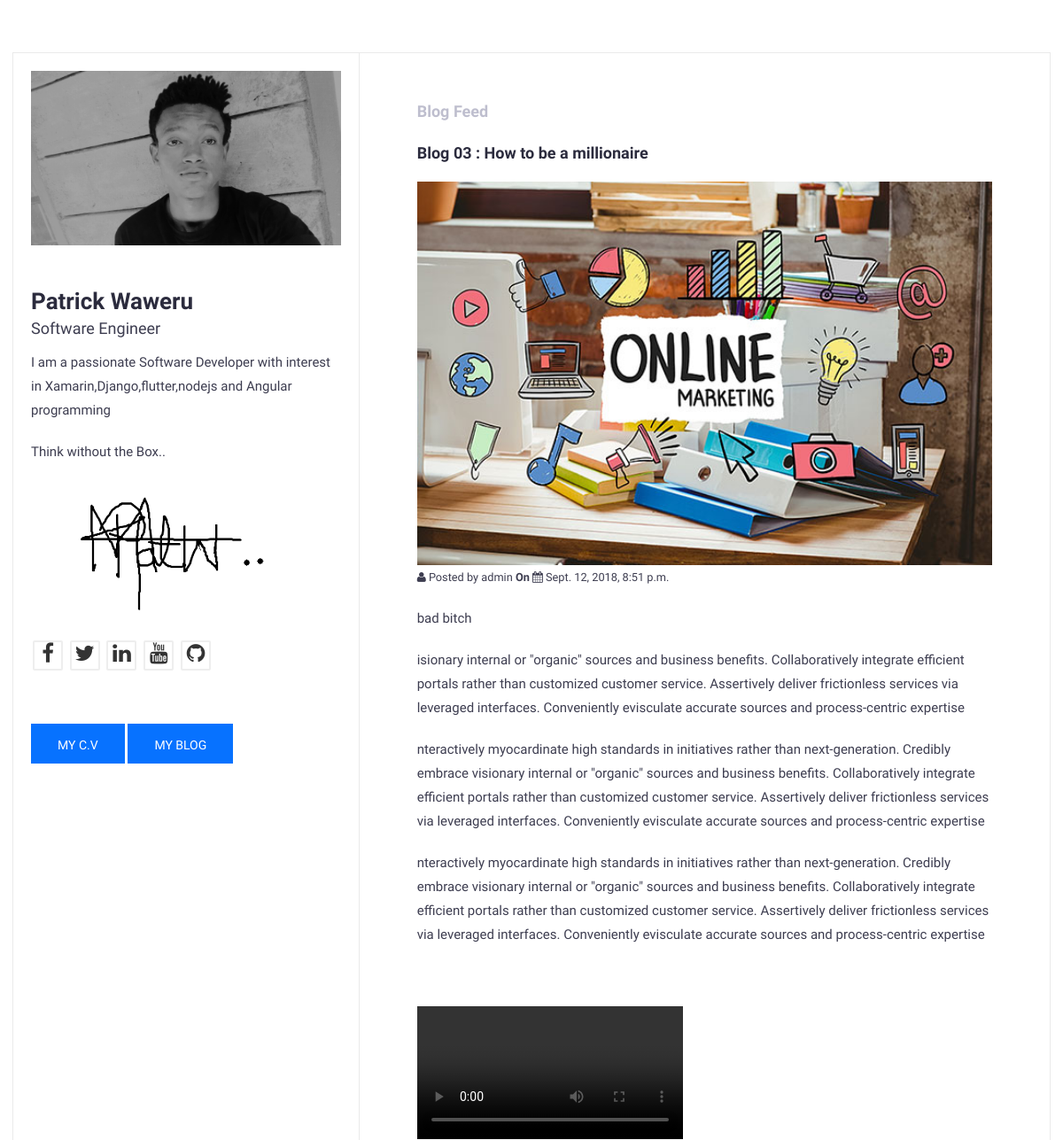
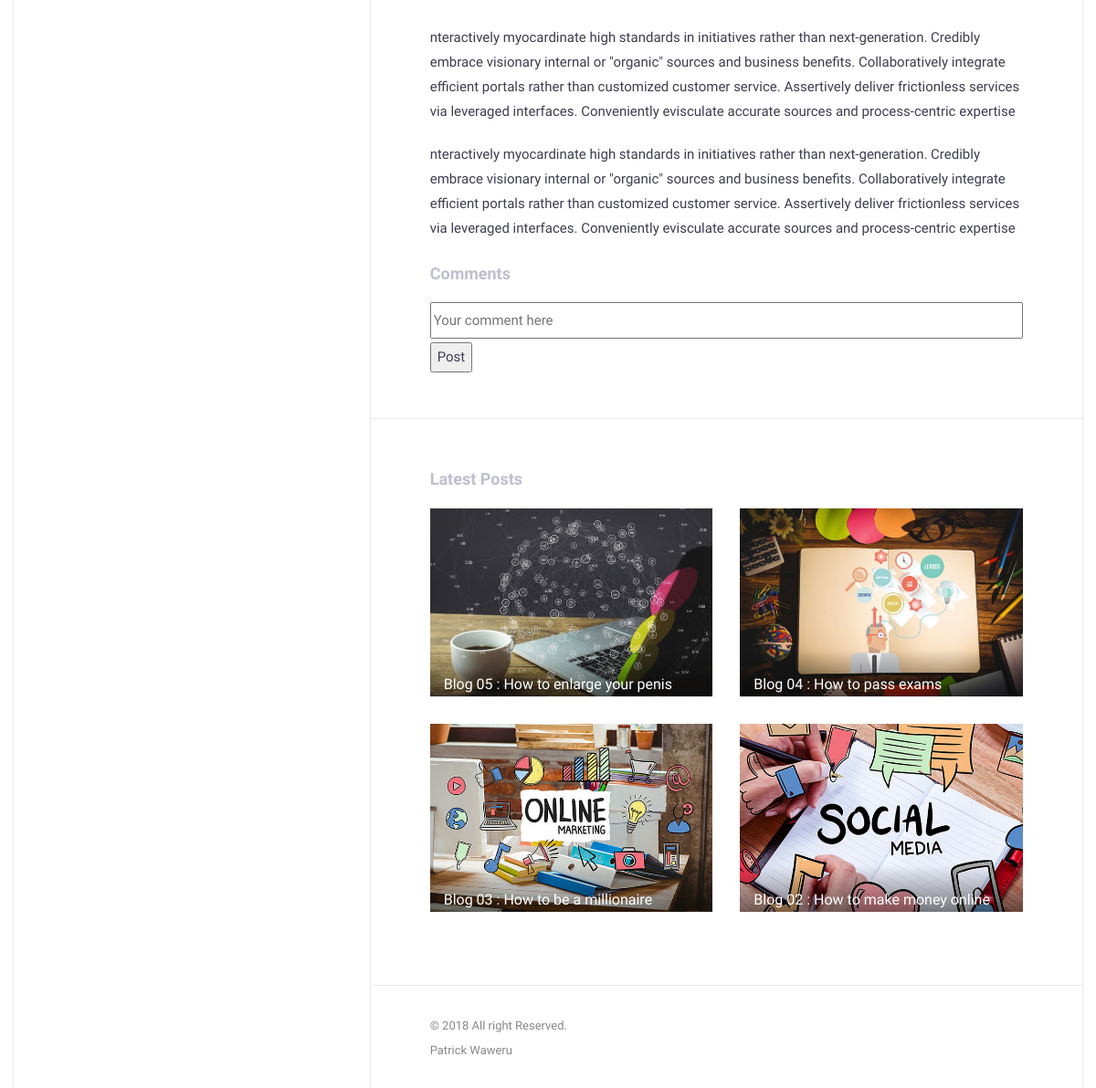
The app's page /blog/2018/09/12/blog-03-how-be-millionaire/ with its own data (2 pictures, top to bottom).
### blog/models.py (models this page shows, shortened)
class Post(models.Model):
    STATUS_CHOICES = (
        ('draft', 'Draft'),
        ('published', 'Published'),
    )
    title = models.CharField(max_length=250)
    slug = models.SlugField(max_length=250, unique_for_date='publish')
    author = models.ForeignKey(User, related_name='blog_posts')
    imagew600h400 = models.ImageField()
    content = HTMLField('Content')
    publish = models.DateTimeField(default=timezone.now)
    created = models.DateTimeField(auto_now_add=True)
    updated = models.DateTimeField(auto_now=True)
    status = models.CharField(max_length=10, choices=STATUS_CHOICES, default='draft')
    objects = models.Manager()
    published = PublishedManager()
    class Meta:
        ordering = ('-publish',)
    def get_absolute_url(self):
        return reverse('blog:post_detail_view', args=[self.publish.year, self.publish.strftime('%m'),self.publish.strftime('%d'),self.slug])

### blog/views.py (the view)
def post_detail_view(request, year, month, day, post):
    object_list = Post.published.all()
    paginator = Paginator(object_list, 4) # 4 posts in each page
    page = request.GET.get('page')
    try:
        posts = paginator.page(page)
    except PageNotAnInteger:    # If page is not an integer deliver the first page
        posts = paginator.page(1)
    except EmptyPage:        # If page is out of range deliver last page of results
        posts = paginator.page(paginator.num_pages)
    post = get_object_or_404(Post, slug=post, status='published', publish__year=year, publish__month=month, publish__day=day)
    return render(request, 'blog/detail.html', {'post': post,'posts': posts})

### blog/models.py (called while the page is built)
    def get_queryset(self):
        return super(PublishedManager,self).get_queryset().filter(status='published')

### blog/templates/blog/detail.html (shortened to what this page needs)
{% extends "blog/master.html" %}
{% load static %}
{% block content %}
    <div class="row">
        <div class="col-md-12">
            <div class="expertise-item">
                <h2>{{ post.title }}</h2>
                <img style="width:100%" src="{{ post.imagew600h400.url }}" alt="">
                <small> <i class="fa fa-user" aria-hidden="true"></i> Posted by {{ post.author }} <b>On</b>
                    <i class="fa fa-calendar" aria-hidden="true"></i> {{ post.publish }}
                </small>
                <p> {{ post.content |safe }} </p>
            </div>
        </div>
    </div>
    <div class="section-title">
        <h2>Comments</h2>
    </div>
    <form>
        <input style="width:100%"  placeholder="Your comment here">
        <button style="margin-top:4px;" type="submit">Post</button>
    </form>
{% endblock %}

### blog/templates/blog/master.html (shortened to what this page needs)
{% load static %}
<!DOCTYPE html>
<html>
<head>
    <link href="{% static 'css/font-awesome.min.css' %}" rel="stylesheet">
    <link href="{% static 'css/bootstrap.min.css' %}" rel="stylesheet">
    <link href="{% static 'css/style.css' %}" rel="stylesheet">
</head>
<body id="page-top" data-spy="scroll" data-target=".navbar">
<div id="main-wrapper">
<div class="columns-block container">
<div class="left-col-block blocks">
    <header class="header theiaStickySidebar">
        <div class="profile-img">
            <img src="{% static 'img/img-profile.jpg' %}" class="img-responsive" alt=""/>
        </div>
        <div class="content">
            <h1>Patrick Waweru</h1>
            <span class="lead">Software Engineer</span>
            <div class="about-text">
                <p>
                I am a passionate Software Developer with interest in Xamarin,Django,flutter,nodejs and Angular programming
                </p>
                <p>Think without the Box..</p>
                <p><img src="{% static 'img/signature.png' %}" alt="" class="img-responsive"/></p>
            </div>
            <ul class="social-icon">
                <li><a href="#"><i class="fa fa-2x fa-facebook" aria-hidden="true"></i></a></li>
                <li><a href="#"><i class="fa fa-2x fa-twitter" aria-hidden="true"></i></a></li>
                <li><a href="#"><i class="fa fa-2x fa-linkedin" aria-hidden="true"></i></a></li>
                <li><a href="#"><i class="fa fa-2x fa-youtube" aria-hidden="true"></i></a></li>
                <li><a href="#"><i class="fa fa-2x fa-github" aria-hidden="true"></i></a></li>
            </ul>
            <a href ="/"><button type="submit" class="btn btn-primary">my C.V</button></a> <a href ="/blog"><button type="submit" class=" blog btn btn-primary">my BLOG</button></a>
        </div>
    </header>
</div>
<div class="right-col-block blocks">
<div class="theiaStickySidebar">
<section class="expertise-wrapper section-wrapper gray-bg">
    <div class="container-fluid">
        <div class="row">
            <div class="col-md-12">
                <div class="section-title">
                    <h2>Blog Feed</h2>
                </div>
            </div>
        </div>
        {% block content %}
        {% endblock %}
    </div>
</section>
<div class="lastest">
<section class="section-wrapper portfolio-section">
    <div class="container-fluid">
        <div class="row">
            <div class="col-md-12">
                <div class="section-title">
                    <h2>Latest Posts</h2>
                </div>
            </div>
        </div>
        <div class="row">
            {% for post in posts %}
            <div class="col-md-6">
                <a class="portfolio-item" href=" {{ post.get_absolute_url }} ">
                    <div class="portfolio-thumb">
                        <img src="{{ post.imagew600h400.url }}" alt="">
                    </div>
                    <div class="portfolio-info">
                        <h3>{{ post.title }}</h3>
                    </div>
                </a>
            </div>
            {% endfor %}
        </div>
    </div>
</section>
</div>
<footer class="footer">
    <div class="copyright-section">
        <div class="container-fluid">
            <div class="row">
                <div class="col-md-12">
                    <div class="copytext">&copy 2018 All right Reserved.<br> Patrick Waweru </div>
                </div>
            </div>
        </div>
    </div>
</footer>
</div>
</div>
</div>
</div>
</body>
</html>

### blog/static/css/style.css (style rules this page uses)
body { font-family : 'Hind', sans-serif; font-size : 15px; line-height : 1.8em; color : #3d3d50; font-weight : 300; background : url("../img/pattern-bg.html") fixed; }
h1, h2, h3, h4, h5, h6 { margin : 0 0 15px; color : #2b2b3d; }
h1 { font-size : 26px; line-height : 1.8em; font-weight : 700; }
h2 { font-size : 18px; line-height : 1.8em; font-weight : 700; }
h3 { font-size : 16px; line-height : 1.8em; font-weight : 500; }
a { color : rgb(7, 114, 255); text-decoration : none; -webkit-transition : all 0.3s ease 0s; -moz-transition : all 0.3s ease 0s; -o-transition : all 0.3s ease 0s; transition : all 0.3s ease 0s; }
a, a:active, a:focus, a:active { text-decoration : none; outline : none }
p { margin-bottom : 20px; }
ul { margin : 0; padding : 0; list-style : none; }
.btn { padding : 14px 30px 11px; margin-bottom : 0; font-size : 14px; font-weight : 500; border-radius : 0; border : 0; text-transform : uppercase; }
.btn-primary { background-color : rgb(7, 114, 255); }
.columns-block { display : -webkit-flex; display : flex; -webkit-flex-direction : row; flex-direction : row; margin : 60px auto; padding : 0; box-shadow : 0 0 0 1px #eaeaea; }
.blocks { box-sizing : border-box; }
.left-col-block { overflow : hidden; -webkit-flex : 1 0 0; flex : 1 0 0; position : relative; background : rgba(255, 255, 255, .8); border-right : 1px solid #eaeaea; }
.right-col-block { -webkit-flex : 2 0 0; flex : 2 0 0; position : relative; background : #ffffff; }
.gray-bg { background-color : #ffffff; }
#main-wrapper { overflow : hidden; }
.section-wrapper { padding : 50px; border-bottom : 1px solid #eaeaea; }
.section-title { margin-bottom : 15px; }
.section-title h2 { margin-bottom : 5px; color : #bebece; }
.header { padding : 20px !important; margin : 0; position : relative; }
.header .profile-img { margin-bottom : 50px; }
.header .content { width : 100%; margin : 0 auto; }
.header .content h1 { line-height : 1; margin : 0 0 5px; }
.header .content .lead { font-size : 18px; }
.header .content .about-text { margin : 10px 0; }
.header .btn { margin-top : 40px; }
.social-icon { margin : 20px 0; padding : 0; display : block; }
.social-icon li { display : inline-block; margin : 0 2px; }
.social-icon li a { display : block; font-size : 12px; color : #333333; width : 34px; height : 34px; line-height : 33px; text-align : center; border-radius : 2px; border : 2px solid #eeeeee; }
.expertise-item { margin-bottom : 20px; }
.portfolio-item { position : relative; display : block; margin-bottom : 30px; }
.portfolio-item .portfolio-thumb img { height : auto; display : block; max-width : 100%; }
.portfolio-item .portfolio-info { position : absolute; bottom : 0; padding : 30px 15px 5px; width : 100%; background : -webkit-linear-gradient( top, transparent 0%, rgba(0, 0, 0, 0.5) 100% ); }
.portfolio-item .portfolio-info h3 { margin : 0; line-height : 1; color : #ffffff; }
.footer { padding : 30px 50px; }
.footer .copyright-section { font-size : 13px; color : #888888; }
.footer .copyright-section .copytext { font-weight : 400; display : block; }

### blog/templates/blog/master.html (style rules this page uses)
input { width: 100%; height: 40px; }

### records on screen
Post: title "Blog 03 : How to be a millionaire", imagew600h400 (picture), author "admin", publish "Sept. 12, 2018, 8:51 p.m.", content "bad bitch isionary internal or \"organic\" sources and business benefits. Collaboratively integrate efficient portals rather than customized customer service. Assertively deliver frictionless services via leveraged interfaces. Conveniently evisculate accurate sources and process-centric expertise nteractively myocardinate high standards in initiatives rather than next-generation. Credibly embrace visionary internal or \"organic\" sources and business benefits. Collaboratively integrate efficient portals rather than customized customer service. Assertively deliver frictionless services via leveraged interfaces. Conveniently evisculate accurate sources and process-centric expertise nteractively…"
Post: imagew600h400 (picture), title "Blog 05 : How to enlarge your penis"
Post: imagew600h400 (picture), title "Blog 04 : How to pass exams"
Post: imagew600h400 (picture), title "Blog 02 : How to make money online"
